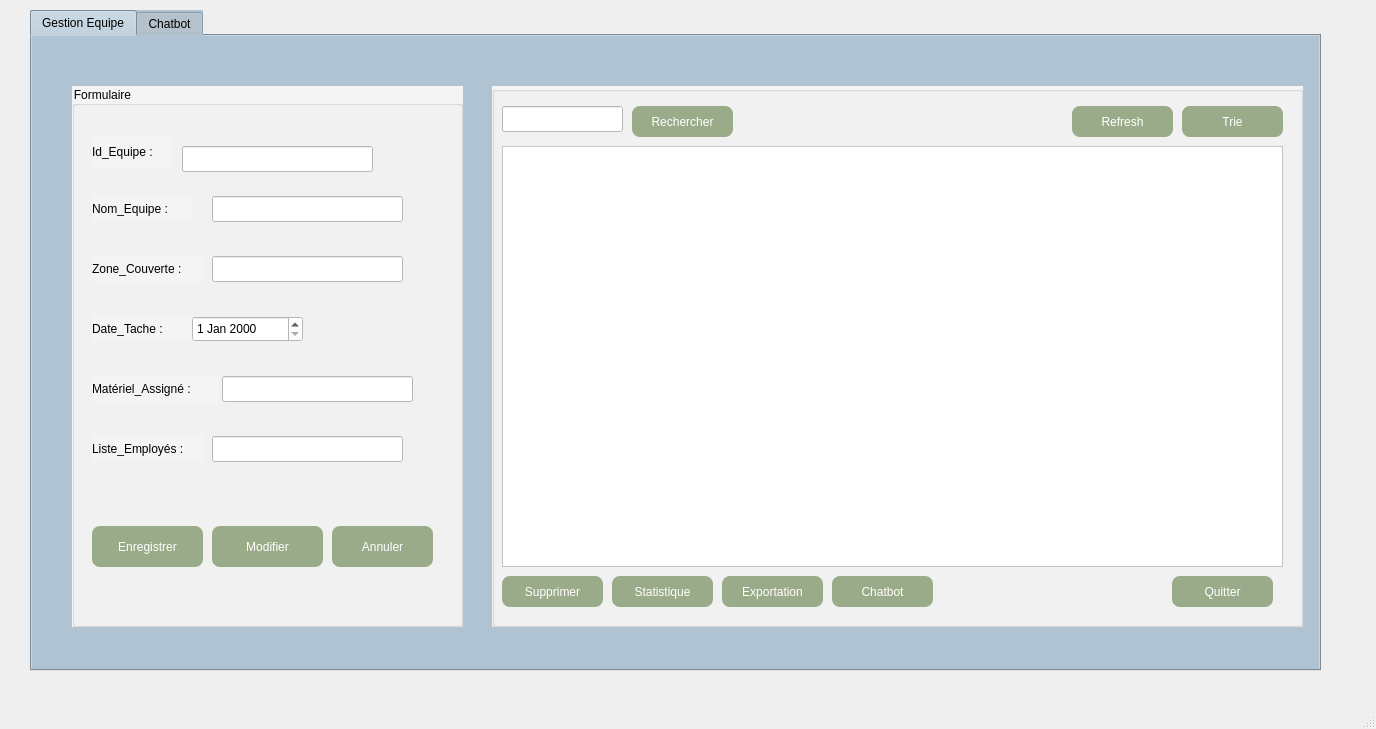
<?xml version="1.0" encoding="UTF-8"?>
<ui version="4.0">
 <class>GestionEquipe</class>
 <widget class="QMainWindow" name="GestionEquipe">
  <property name="geometry">
   <rect>
    <x>0</x>
    <y>0</y>
    <width>1376</width>
    <height>729</height>
   </rect>
  </property>
  <property name="windowTitle">
   <string>GestionEquipe</string>
  </property>
  <widget class="QWidget" name="centralwidget">
   <widget class="QTabWidget" name="tabWidgetEQ">
    <property name="geometry">
     <rect>
      <x>30</x>
      <y>10</y>
      <width>1291</width>
      <height>661</height>
     </rect>
    </property>
    <property name="styleSheet">
     <string notr="true">background-color: rgb(175, 195, 210);
color:blacl;</string>
    </property>
    <property name="currentIndex">
     <number>0</number>
    </property>
    <widget class="QWidget" name="tab">
     <attribute name="title">
      <string>Gestion Equipe</string>
     </attribute>
     <widget class="QGroupBox" name="groupBox">
      <property name="geometry">
       <rect>
        <x>40</x>
        <y>50</y>
        <width>391</width>
        <height>541</height>
       </rect>
      </property>
      <property name="styleSheet">
       <string notr="true">background-color: rgb(244, 244, 244);
</string>
      </property>
      <property name="title">
       <string>Formulaire</string>
      </property>
      <widget class="QPushButton" name="enrgstEQ">
       <property name="geometry">
        <rect>
         <x>20</x>
         <y>440</y>
         <width>111</width>
         <height>41</height>
        </rect>
       </property>
       <property name="styleSheet">
        <string notr="true">QPushButton { 
   background-color: rgb(154, 171, 137);
    border: none;
	color:white;
	border-radius: 8px; 
}</string>
       </property>
       <property name="text">
        <string>Enregistrer</string>
       </property>
      </widget>
      <widget class="QPushButton" name="modifEQ">
       <property name="geometry">
        <rect>
         <x>140</x>
         <y>440</y>
         <width>111</width>
         <height>41</height>
        </rect>
       </property>
       <property name="styleSheet">
        <string notr="true">QPushButton { 
    background-color: rgb(154, 171, 137);
    border: none;
	color:white;
	border-radius: 8px; 
}</string>
       </property>
       <property name="text">
        <string>Modifier</string>
       </property>
      </widget>
      <widget class="QPushButton" name="anulEQ">
       <property name="geometry">
        <rect>
         <x>260</x>
         <y>440</y>
         <width>101</width>
         <height>41</height>
        </rect>
       </property>
       <property name="styleSheet">
        <string notr="true">QPushButton { 
    background-color: rgb(154, 171, 137);
    border: none;
	color:white;
	border-radius: 8px; 
}</string>
       </property>
       <property name="text">
        <string>Annuler</string>
       </property>
      </widget>
      <widget class="QLabel" name="label">
       <property name="geometry">
        <rect>
         <x>20</x>
         <y>50</y>
         <width>81</width>
         <height>31</height>
        </rect>
       </property>
       <property name="text">
        <string>Id_Equipe :</string>
       </property>
      </widget>
      <widget class="QLineEdit" name="idEQ">
       <property name="geometry">
        <rect>
         <x>110</x>
         <y>60</y>
         <width>191</width>
         <height>26</height>
        </rect>
       </property>
       <property name="styleSheet">
        <string notr="true">background-color: rgb(255, 255, 255);</string>
       </property>
      </widget>
      <widget class="QLabel" name="label_2">
       <property name="geometry">
        <rect>
         <x>20</x>
         <y>110</y>
         <width>101</width>
         <height>26</height>
        </rect>
       </property>
       <property name="text">
        <string>Nom_Equipe :</string>
       </property>
      </widget>
      <widget class="QLineEdit" name="nomEQ">
       <property name="geometry">
        <rect>
         <x>140</x>
         <y>110</y>
         <width>191</width>
         <height>26</height>
        </rect>
       </property>
       <property name="styleSheet">
        <string notr="true">background-color: rgb(255, 255, 255);</string>
       </property>
      </widget>
      <widget class="QLabel" name="label_3">
       <property name="geometry">
        <rect>
         <x>20</x>
         <y>350</y>
         <width>111</width>
         <height>26</height>
        </rect>
       </property>
       <property name="text">
        <string>Liste_Employés :</string>
       </property>
      </widget>
      <widget class="QLineEdit" name="listeEQ">
       <property name="geometry">
        <rect>
         <x>140</x>
         <y>350</y>
         <width>191</width>
         <height>26</height>
        </rect>
       </property>
       <property name="styleSheet">
        <string notr="true">background-color: rgb(255, 255, 255);</string>
       </property>
      </widget>
      <widget class="QLabel" name="label_4">
       <property name="geometry">
        <rect>
         <x>20</x>
         <y>170</y>
         <width>111</width>
         <height>26</height>
        </rect>
       </property>
       <property name="text">
        <string>Zone_Couverte :</string>
       </property>
      </widget>
      <widget class="QLineEdit" name="zoneCEQ">
       <property name="geometry">
        <rect>
         <x>140</x>
         <y>170</y>
         <width>191</width>
         <height>26</height>
        </rect>
       </property>
       <property name="styleSheet">
        <string notr="true">background-color: rgb(255, 255, 255);</string>
       </property>
      </widget>
      <widget class="QLabel" name="label_5">
       <property name="geometry">
        <rect>
         <x>20</x>
         <y>290</y>
         <width>126</width>
         <height>26</height>
        </rect>
       </property>
       <property name="text">
        <string>Matériel_Assigné :</string>
       </property>
      </widget>
      <widget class="QLineEdit" name="matrlEQ">
       <property name="geometry">
        <rect>
         <x>150</x>
         <y>290</y>
         <width>191</width>
         <height>26</height>
        </rect>
       </property>
       <property name="styleSheet">
        <string notr="true">background-color: rgb(255, 255, 255);</string>
       </property>
      </widget>
      <widget class="QLabel" name="label_7">
       <property name="geometry">
        <rect>
         <x>20</x>
         <y>230</y>
         <width>101</width>
         <height>26</height>
        </rect>
       </property>
       <property name="text">
        <string>Date_Tache :</string>
       </property>
      </widget>
      <widget class="QDateEdit" name="dateEQ">
       <property name="geometry">
        <rect>
         <x>120</x>
         <y>230</y>
         <width>111</width>
         <height>26</height>
        </rect>
       </property>
       <property name="styleSheet">
        <string notr="true">background-color: rgb(255, 255, 255);</string>
       </property>
      </widget>
     </widget>
     <widget class="QGroupBox" name="groupBox_2">
      <property name="geometry">
       <rect>
        <x>460</x>
        <y>50</y>
        <width>811</width>
        <height>541</height>
       </rect>
      </property>
      <property name="styleSheet">
       <string notr="true">background-color: rgb(244, 244, 244);
</string>
      </property>
      <property name="title">
       <string/>
      </property>
      <widget class="QPushButton" name="rechercheEQ">
       <property name="geometry">
        <rect>
         <x>140</x>
         <y>20</y>
         <width>101</width>
         <height>31</height>
        </rect>
       </property>
       <property name="styleSheet">
        <string notr="true">QPushButton { 
    background-color: rgb(154, 171, 137);
    border: none;
	color:white;
	border-radius: 8px; 
}</string>
       </property>
       <property name="text">
        <string>Rechercher</string>
       </property>
      </widget>
      <widget class="QPushButton" name="trieEQ">
       <property name="geometry">
        <rect>
         <x>690</x>
         <y>20</y>
         <width>101</width>
         <height>31</height>
        </rect>
       </property>
       <property name="styleSheet">
        <string notr="true">QPushButton { 
    background-color: rgb(154, 171, 137);
    border: none;
	color:white;
	border-radius: 8px; 
}</string>
       </property>
       <property name="text">
        <string>Trie</string>
       </property>
      </widget>
      <widget class="QPushButton" name="refreshEQ">
       <property name="geometry">
        <rect>
         <x>580</x>
         <y>20</y>
         <width>101</width>
         <height>31</height>
        </rect>
       </property>
       <property name="styleSheet">
        <string notr="true">QPushButton { 
    background-color: rgb(154, 171, 137);
    border: none;
	color:white;
	border-radius: 8px; 
}</string>
       </property>
       <property name="text">
        <string>Refresh</string>
       </property>
      </widget>
      <widget class="QPushButton" name="quitEQ">
       <property name="geometry">
        <rect>
         <x>680</x>
         <y>490</y>
         <width>101</width>
         <height>31</height>
        </rect>
       </property>
       <property name="styleSheet">
        <string notr="true">QPushButton { 
    background-color: rgb(154, 171, 137);
    border: none;
	color:white;
	border-radius: 8px; 
}</string>
       </property>
       <property name="text">
        <string>Quitter</string>
       </property>
      </widget>
      <widget class="QPushButton" name="exportEQ">
       <property name="geometry">
        <rect>
         <x>230</x>
         <y>490</y>
         <width>101</width>
         <height>31</height>
        </rect>
       </property>
       <property name="styleSheet">
        <string notr="true">QPushButton { 
    background-color: rgb(154, 171, 137);
    border: none;
	color:white;
	border-radius: 8px; 
}</string>
       </property>
       <property name="text">
        <string>Exportation</string>
       </property>
      </widget>
      <widget class="QPushButton" name="statEQ">
       <property name="geometry">
        <rect>
         <x>120</x>
         <y>490</y>
         <width>101</width>
         <height>31</height>
        </rect>
       </property>
       <property name="styleSheet">
        <string notr="true">QPushButton { 
    background-color: rgb(154, 171, 137);
    border: none;
	color:white;
	border-radius: 8px; 
}</string>
       </property>
       <property name="text">
        <string>Statistique</string>
       </property>
      </widget>
      <widget class="QPushButton" name="supEQ">
       <property name="geometry">
        <rect>
         <x>10</x>
         <y>490</y>
         <width>101</width>
         <height>31</height>
        </rect>
       </property>
       <property name="styleSheet">
        <string notr="true">QPushButton { 
    background-color: rgb(154, 171, 137);
    border: none;
	color:white;
	border-radius: 8px; 
}</string>
       </property>
       <property name="text">
        <string>Supprimer</string>
       </property>
      </widget>
      <widget class="QTableView" name="tableViewEQ">
       <property name="geometry">
        <rect>
         <x>10</x>
         <y>60</y>
         <width>781</width>
         <height>421</height>
        </rect>
       </property>
       <property name="styleSheet">
        <string notr="true">background-color: rgb(255, 255, 255);</string>
       </property>
      </widget>
      <widget class="QLineEdit" name="rechEQ">
       <property name="geometry">
        <rect>
         <x>10</x>
         <y>20</y>
         <width>121</width>
         <height>26</height>
        </rect>
       </property>
       <property name="styleSheet">
        <string notr="true">background-color: rgb(255, 255, 255);</string>
       </property>
      </widget>
      <widget class="QPushButton" name="chatEQ">
       <property name="geometry">
        <rect>
         <x>340</x>
         <y>490</y>
         <width>101</width>
         <height>31</height>
        </rect>
       </property>
       <property name="styleSheet">
        <string notr="true">QPushButton { 
    background-color: rgb(154, 171, 137);
    border: none;
	color:white;
	border-radius: 8px; 
}</string>
       </property>
       <property name="text">
        <string>Chatbot</string>
       </property>
      </widget>
     </widget>
    </widget>
    <widget class="QWidget" name="tab_2">
     <attribute name="title">
      <string>Chatbot</string>
     </attribute>
     <widget class="QTextEdit" name="chatContainer">
      <property name="geometry">
       <rect>
        <x>40</x>
        <y>20</y>
        <width>1191</width>
        <height>501</height>
       </rect>
      </property>
      <property name="styleSheet">
       <string notr="true">background-color: rgb(255, 255, 255);</string>
      </property>
     </widget>
     <widget class="QLineEdit" name="chatbotEQ">
      <property name="geometry">
       <rect>
        <x>40</x>
        <y>540</y>
        <width>1101</width>
        <height>41</height>
       </rect>
      </property>
      <property name="toolTip">
       <string>&lt;html&gt;&lt;head/&gt;&lt;body&gt;&lt;p&gt;&lt;br/&gt;&lt;/p&gt;&lt;p&gt;&lt;br/&gt;&lt;/p&gt;&lt;/body&gt;&lt;/html&gt;</string>
      </property>
      <property name="whatsThis">
       <string>&lt;html&gt;&lt;head/&gt;&lt;body&gt;&lt;p&gt;&lt;br/&gt;&lt;/p&gt;&lt;/body&gt;&lt;/html&gt;</string>
      </property>
      <property name="styleSheet">
       <string notr="true">background-color: rgb(255, 255, 255);</string>
      </property>
      <property name="text">
       <string/>
      </property>
      <property name="placeholderText">
       <string>Chatbot</string>
      </property>
     </widget>
     <widget class="QPushButton" name="rechChatEQ">
      <property name="geometry">
       <rect>
        <x>1170</x>
        <y>540</y>
        <width>91</width>
        <height>41</height>
       </rect>
      </property>
      <property name="styleSheet">
       <string notr="true">background-color: rgb(255, 255, 255);</string>
      </property>
      <property name="text">
       <string>Recherche</string>
      </property>
     </widget>
     <widget class="QPushButton" name="retourne_2">
      <property name="geometry">
       <rect>
        <x>1160</x>
        <y>590</y>
        <width>111</width>
        <height>31</height>
       </rect>
      </property>
      <property name="styleSheet">
       <string notr="true">background-color: rgb(255, 255, 255);</string>
      </property>
      <property name="text">
       <string>Retourne</string>
      </property>
     </widget>
    </widget>
   </widget>
  </widget>
  <widget class="QMenuBar" name="menubar">
   <property name="geometry">
    <rect>
     <x>0</x>
     <y>0</y>
     <width>1376</width>
     <height>25</height>
    </rect>
   </property>
  </widget>
  <widget class="QStatusBar" name="statusbar"/>
 </widget>
 <resources/>
 <connections/>
</ui>
